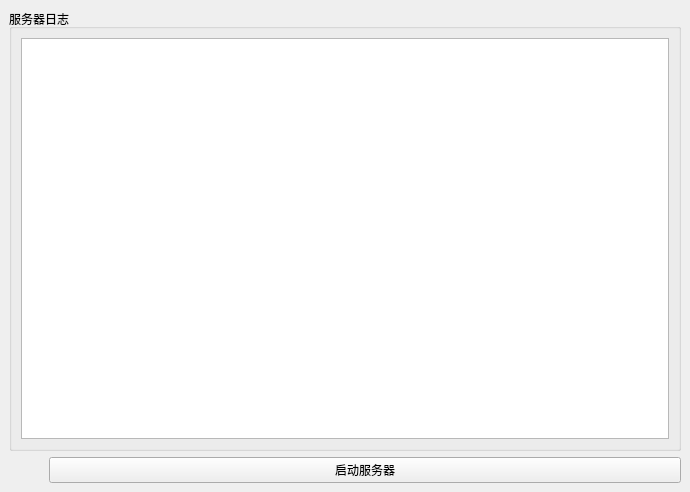
<?xml version="1.0" encoding="UTF-8"?>
<ui version="4.0">
 <class>MainWindow</class>
 <widget class="QMainWindow" name="MainWindow">
  <property name="geometry">
   <rect>
    <x>0</x>
    <y>0</y>
    <width>690</width>
    <height>492</height>
   </rect>
  </property>
  <property name="windowTitle">
   <string>服务器</string>
  </property>
  <widget class="QWidget" name="centralwidget">
   <layout class="QVBoxLayout" name="verticalLayout_2">
    <item>
     <widget class="QGroupBox" name="groupBox">
      <property name="title">
       <string>服务器日志</string>
      </property>
      <layout class="QVBoxLayout" name="verticalLayout">
       <item>
        <widget class="QPlainTextEdit" name="logEditor"/>
       </item>
      </layout>
     </widget>
    </item>
    <item>
     <layout class="QHBoxLayout" name="horizontalLayout">
      <item>
       <spacer name="horizontalSpacer">
        <property name="orientation">
         <enum>Qt::Vertical</enum>
        </property>
        <property name="sizeType">
         <enum>QSizePolicy::Fixed</enum>
        </property>
        <property name="sizeHint" stdset="0">
         <size>
          <width>40</width>
          <height>20</height>
         </size>
        </property>
       </spacer>
      </item>
      <item>
       <widget class="QPushButton" name="startStopButton">
        <property name="text">
         <string>启动服务器</string>
        </property>
       </widget>
      </item>
     </layout>
    </item>
   </layout>
  </widget>
 </widget>
 <resources/>
 <connections/>
</ui>
